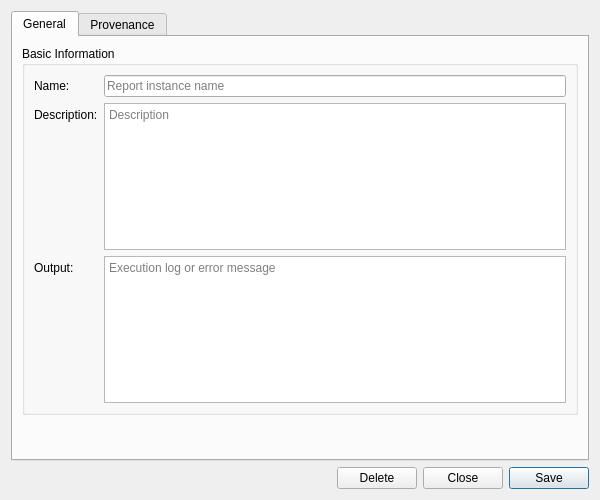
<?xml version="1.0" encoding="UTF-8"?>
<ui version="4.0">
 <class>ReportInstanceDetailDialog</class>
 <widget class="QWidget" name="ReportInstanceDetailDialog">
  <property name="geometry">
   <rect>
    <x>0</x>
    <y>0</y>
    <width>600</width>
    <height>500</height>
   </rect>
  </property>
  <property name="sizePolicy">
   <sizepolicy hsizetype="Preferred" vsizetype="Preferred">
    <horstretch>0</horstretch>
    <verstretch>0</verstretch>
   </sizepolicy>
  </property>
  <property name="minimumSize">
   <size>
    <width>600</width>
    <height>500</height>
   </size>
  </property>
  <property name="windowTitle">
   <string>Report Instance Details</string>
  </property>
  <layout class="QVBoxLayout" name="verticalLayout">
   <item>
    <widget class="QTabWidget" name="tabWidget">
     <property name="currentIndex"><number>0</number></property>
     <widget class="QWidget" name="generalTab">
      <attribute name="title"><string>General</string></attribute>
      <layout class="QVBoxLayout" name="generalLayout">
       <item>
        <widget class="QGroupBox" name="basicInfoGroup">
         <property name="title">
          <string>Basic Information</string>
         </property>
         <layout class="QFormLayout" name="formLayout">
          <item row="0" column="0">
           <widget class="QLabel" name="labelName">
            <property name="text">
             <string>Name:</string>
            </property>
           </widget>
          </item>
          <item row="0" column="1">
           <widget class="QLineEdit" name="nameEdit">
            <property name="placeholderText">
             <string>Report instance name</string>
            </property>
            <property name="readOnly">
             <bool>true</bool>
            </property>
           </widget>
          </item>
          <item row="1" column="0">
           <widget class="QLabel" name="labelDescription">
            <property name="text">
             <string>Description:</string>
            </property>
           </widget>
          </item>
          <item row="1" column="1">
           <widget class="QPlainTextEdit" name="descriptionEdit">
            <property name="minimumSize">
             <size>
              <width>0</width>
              <height>80</height>
             </size>
            </property>
            <property name="maximumSize">
             <size>
              <width>16777215</width>
              <height>150</height>
             </size>
            </property>
            <property name="placeholderText">
             <string>Description</string>
            </property>
           </widget>
          </item>
          <item row="2" column="0">
           <widget class="QLabel" name="labelOutputMessage">
            <property name="text">
             <string>Output:</string>
            </property>
           </widget>
          </item>
          <item row="2" column="1">
           <widget class="QPlainTextEdit" name="outputEdit">
            <property name="minimumSize">
             <size>
              <width>0</width>
              <height>80</height>
             </size>
            </property>
            <property name="maximumSize">
             <size>
              <width>16777215</width>
              <height>150</height>
             </size>
            </property>
            <property name="placeholderText">
             <string>Execution log or error message</string>
            </property>
           </widget>
          </item>
         </layout>
        </widget>
       </item>
       <item>
        <spacer name="verticalSpacer">
         <property name="orientation">
          <enum>Qt::Vertical</enum>
         </property>
         <property name="sizeHint" stdset="0">
          <size>
           <width>20</width>
           <height>40</height>
          </size>
         </property>
        </spacer>
       </item>
      </layout>
     </widget>
     <widget class="QWidget" name="provenanceTab">
      <attribute name="title"><string>Provenance</string></attribute>
      <layout class="QVBoxLayout" name="provenanceTabLayout">
       <item>
        <widget class="ores::qt::ProvenanceWidget" name="provenanceWidget" native="true"/>
       </item>
      </layout>
     </widget>
    </widget>
   </item>
   <item>
    <layout class="QHBoxLayout" name="buttonLayout">
     <item>
      <spacer name="horizontalSpacer">
       <property name="orientation">
        <enum>Qt::Horizontal</enum>
       </property>
       <property name="sizeHint" stdset="0">
        <size>
         <width>40</width>
         <height>20</height>
        </size>
       </property>
      </spacer>
     </item>
     <item>
      <widget class="QPushButton" name="deleteButton">
       <property name="text">
        <string>Delete</string>
       </property>
      </widget>
     </item>
     <item>
      <widget class="QPushButton" name="closeButton">
       <property name="text">
        <string>Close</string>
       </property>
      </widget>
     </item>
     <item>
      <widget class="QPushButton" name="saveButton">
       <property name="text">
        <string>Save</string>
       </property>
       <property name="default">
        <bool>true</bool>
       </property>
      </widget>
     </item>
    </layout>
   </item>
  </layout>
 </widget>
 <customwidgets>
  <customwidget>
   <class>ores::qt::ProvenanceWidget</class>
   <extends>QWidget</extends>
   <header>ores.qt/ProvenanceWidget.hpp</header>
  </customwidget>
 </customwidgets>
 <resources/>
 <connections/>
</ui>
